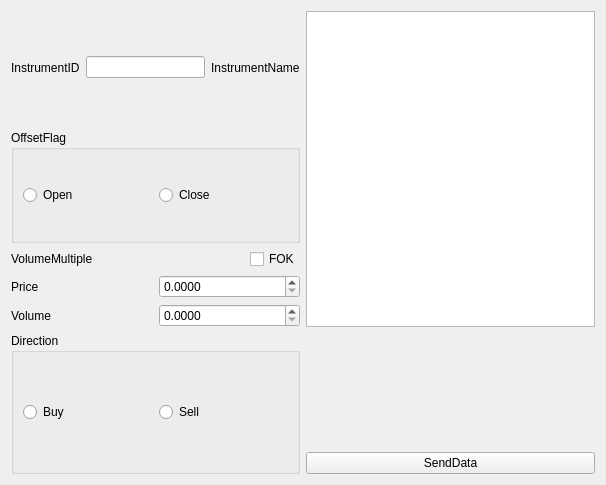
<?xml version="1.0" encoding="UTF-8"?>
<ui version="4.0">
 <class>Form</class>
 <widget class="QWidget" name="Form">
  <property name="geometry">
   <rect>
    <x>0</x>
    <y>0</y>
    <width>606</width>
    <height>485</height>
   </rect>
  </property>
  <property name="windowTitle">
   <string>Place Order</string>
  </property>
  <layout class="QGridLayout" name="gridLayout">
   <item row="1" column="0">
    <widget class="QGroupBox" name="groupBoxOffsetFlag">
     <property name="title">
      <string>OffsetFlag</string>
     </property>
     <layout class="QHBoxLayout" name="horizontalLayout_2">
      <item>
       <widget class="QRadioButton" name="radioButtonOpen">
        <property name="text">
         <string>Open</string>
        </property>
       </widget>
      </item>
      <item>
       <widget class="QRadioButton" name="radioButtonClose">
        <property name="text">
         <string>Close</string>
        </property>
       </widget>
      </item>
     </layout>
    </widget>
   </item>
   <item row="4" column="0">
    <layout class="QHBoxLayout" name="horizontalLayout_5">
     <item>
      <widget class="QLabel" name="labelVolume">
       <property name="text">
        <string>Volume</string>
       </property>
      </widget>
     </item>
     <item>
      <widget class="QDoubleSpinBox" name="doubleSpinBoxVolume">
       <property name="decimals">
        <number>4</number>
       </property>
       <property name="singleStep">
        <double>0.000100000000000</double>
       </property>
      </widget>
     </item>
    </layout>
   </item>
   <item row="5" column="0" rowspan="2">
    <widget class="QGroupBox" name="groupBoxDirection">
     <property name="title">
      <string>Direction</string>
     </property>
     <layout class="QHBoxLayout" name="horizontalLayout_6">
      <item>
       <widget class="QRadioButton" name="radioButtonBuy">
        <property name="text">
         <string>Buy</string>
        </property>
       </widget>
      </item>
      <item>
       <widget class="QRadioButton" name="radioButtonSell">
        <property name="text">
         <string>Sell</string>
        </property>
       </widget>
      </item>
     </layout>
    </widget>
   </item>
   <item row="2" column="0">
    <layout class="QHBoxLayout" name="horizontalLayout_3">
     <item>
      <widget class="QLabel" name="labelVolumeMultiple">
       <property name="text">
        <string>VolumeMultiple</string>
       </property>
      </widget>
     </item>
     <item>
      <spacer name="horizontalSpacer">
       <property name="orientation">
        <enum>Qt::Horizontal</enum>
       </property>
       <property name="sizeHint" stdset="0">
        <size>
         <width>40</width>
         <height>20</height>
        </size>
       </property>
      </spacer>
     </item>
     <item>
      <widget class="QCheckBox" name="checkBoxFOK">
       <property name="text">
        <string>FOK</string>
       </property>
      </widget>
     </item>
    </layout>
   </item>
   <item row="0" column="0">
    <layout class="QHBoxLayout" name="horizontalLayout">
     <item>
      <widget class="QLabel" name="labelInstrumentID">
       <property name="text">
        <string>InstrumentID</string>
       </property>
      </widget>
     </item>
     <item>
      <widget class="QLineEdit" name="lineEdit"/>
     </item>
     <item>
      <widget class="QLabel" name="labelInstrumentName">
       <property name="text">
        <string>InstrumentName</string>
       </property>
      </widget>
     </item>
    </layout>
   </item>
   <item row="3" column="0">
    <layout class="QHBoxLayout" name="horizontalLayout_4">
     <item>
      <widget class="QLabel" name="labelPrice">
       <property name="text">
        <string>Price</string>
       </property>
      </widget>
     </item>
     <item>
      <widget class="QDoubleSpinBox" name="doubleSpinBoxPrice">
       <property name="decimals">
        <number>4</number>
       </property>
       <property name="singleStep">
        <double>0.000100000000000</double>
       </property>
      </widget>
     </item>
    </layout>
   </item>
   <item row="0" column="1" rowspan="5">
    <widget class="QListWidget" name="listWidget">
     <property name="editTriggers">
      <set>QAbstractItemView::NoEditTriggers</set>
     </property>
    </widget>
   </item>
   <item row="6" column="1">
    <widget class="QPushButton" name="btnSendData">
     <property name="text">
      <string>SendData</string>
     </property>
    </widget>
   </item>
  </layout>
 </widget>
 <resources/>
 <connections/>
</ui>
